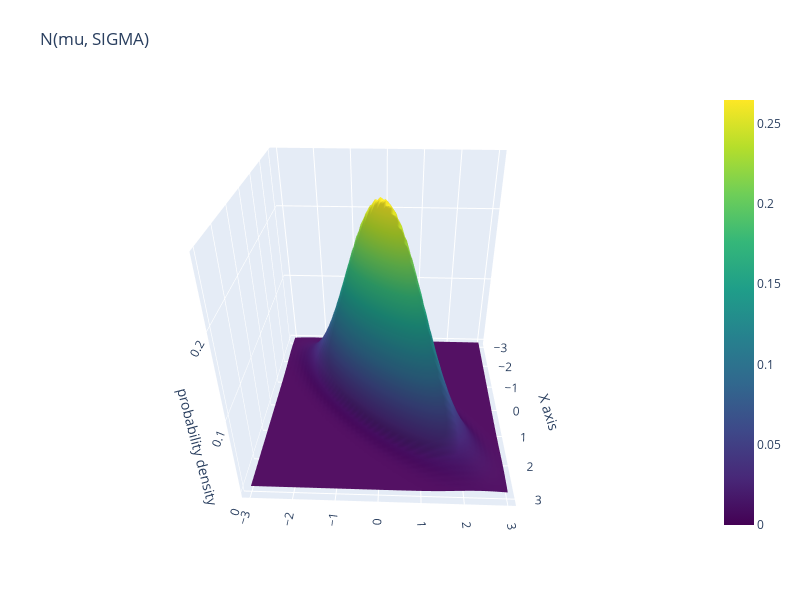

The notebook cell saved with this chart:
### Code cell
import numpy as np
from scipy.stats import multivariate_normal
import plotly.graph_objects as go

mu = np.array([0, 0]) 
Sigma = np.array([[1, 0.8], [0.8, 1]]) 

x = np.linspace(-3, 3, 50)
y = np.linspace(-3, 3, 50)
X, Y = np.meshgrid(x, y)
pos = np.dstack((X, Y))

rv = multivariate_normal(mu, Sigma)
Z = rv.pdf(pos)

fig = go.Figure(data=[
    go.Surface(
        x=X, y=Y, z=Z,
        colorscale='Viridis',
        hovertemplate=(
            'X: %{x:.2f}<br>'
            'Y: %{y:.2f}<br>'
            'probability density: %{z:.4f}<extra></extra>'
        )
    )
])

fig.update_layout(
    title='N(mu, SIGMA)',
    scene=dict(
        xaxis_title='X axis',
        yaxis_title='Y axis',
        zaxis_title='probability density',
        camera=dict(
            eye=dict(x=1.5, y=1.5, z=0.6) 
        )
    ),
    width=800,
    height=600,
    autosize=False,
    margin=dict(l=65, r=50, b=65, t=90)
)


fig.show()

### Figure 1 — Plotly figure (JSON) as saved in the notebook; plotly's stock layout.template omitted (floating-point values rounded to 4 significant figures; data arrays with more than 128 entries replaced by an {"elided": "..."} marker saying what was removed)
{"data": [{"colorscale": [[0, "#440154"], [0.1111, "#482878"], [0.2222, "#3e4989"], [0.3333, "#31688e"], [0.4444, "#26828e"], [0.5556, "#1f9e89"], [0.6667, "#35b779"], [0.7778, "#6ece58"], [0.8889, "#b5de2b"], [1, "#fde725"]], "hovertemplate": "X: %{x:.2f}<br>Y: %{y:.2f}<br>probability density: %{z:.4f}<extra></extra>", "type": "surface", "x": {"elided": "50x50 float values"}, "y": {"elided": "50x50 float values"}, "z": {"elided": "50x50 float values"}}], "layout": {"autosize": false, "height": 600, "margin": {"b": 65, "l": 65, "r": 50, "t": 90}, "scene": {"aspectmode": "auto", "aspectratio": {"x": 1, "y": 1, "z": 1}, "camera": {"center": {"x": 0, "y": 0, "z": 0}, "eye": {"x": 1.78, "y": 0.06525, "z": 1.135}, "projection": {"type": "perspective"}, "up": {"x": 0, "y": 0, "z": 1}}, "xaxis": {"title": {"text": "X axis"}, "type": "linear"}, "yaxis": {"title": {"text": "Y axis"}, "type": "linear"}, "zaxis": {"title": {"text": "probability density"}, "type": "linear"}}, "title": {"text": "N(mu, SIGMA)"}, "width": 800}}
